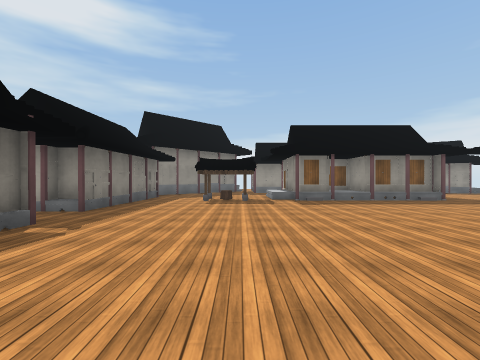
[1] (above)

14 first-person views from a walk through a Unity game level. The camera is 1.5 m above the floor, looks level and sees 90° across. The floor is counted in squares, 2 m on a side. Each view is taken from the middle of a square. On the plan, view 1 faces up. The plan holds only what a view shows up to about 9 squares ahead; the rest is blank. The player is left out. Some animated figures are left out. Surface patterns are stand-ins for the level's own textures.

[2]
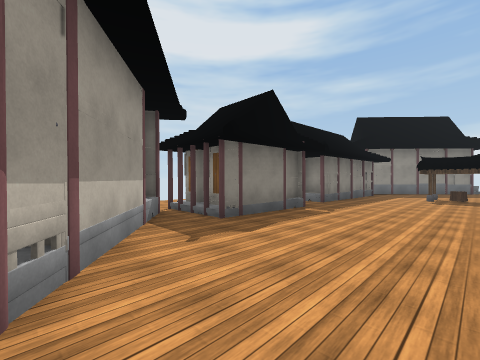

[3]
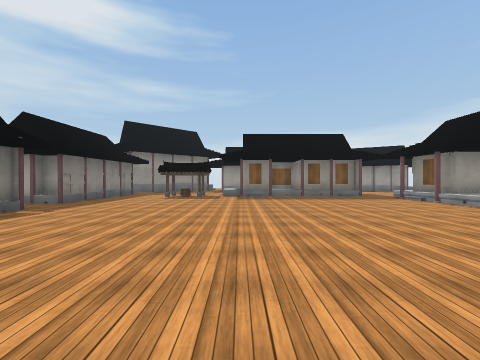

[4]
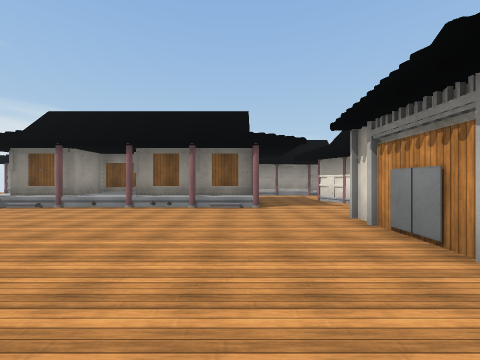

[5]
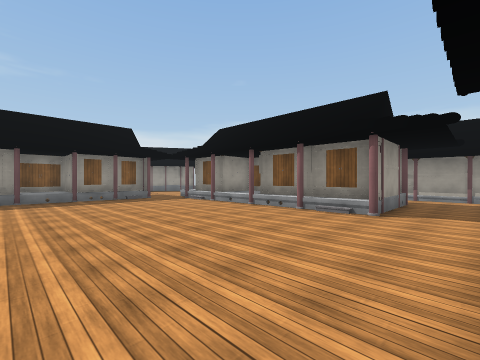

[6]
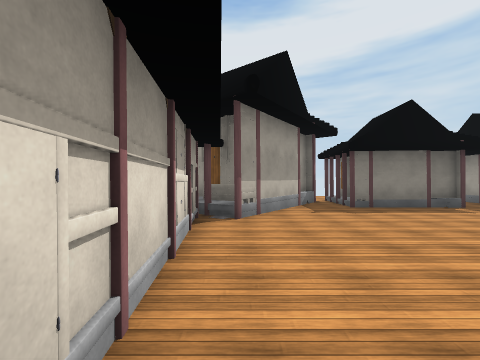

[7]
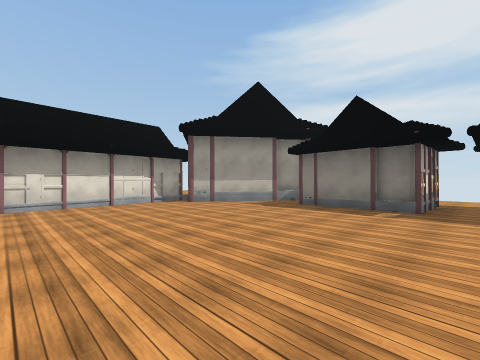

[8]
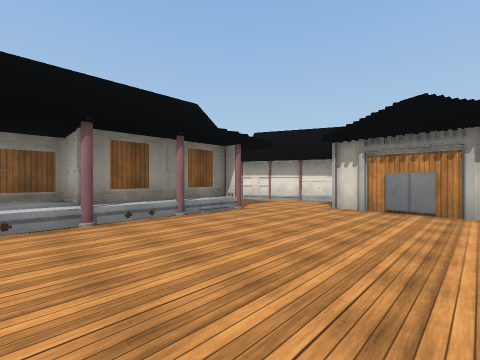

[9]
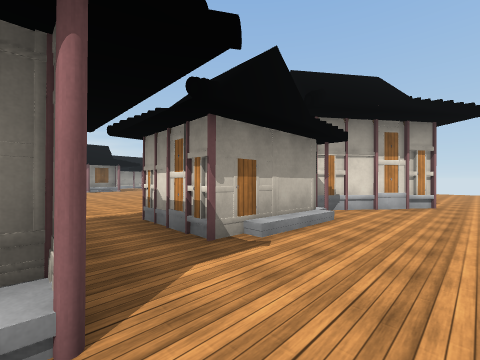

[10]
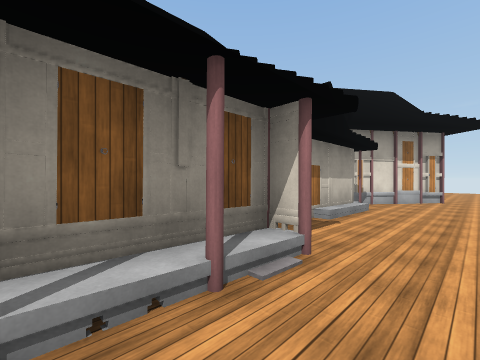

[11]
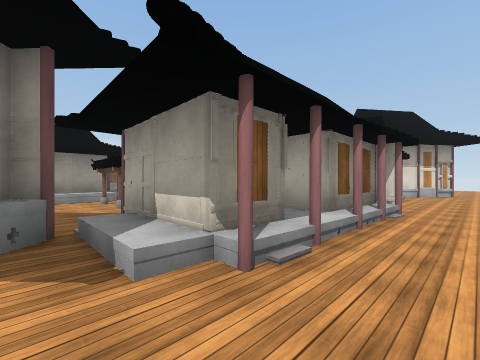

[12]
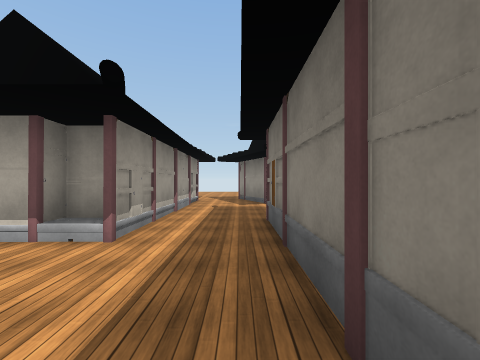

[13]
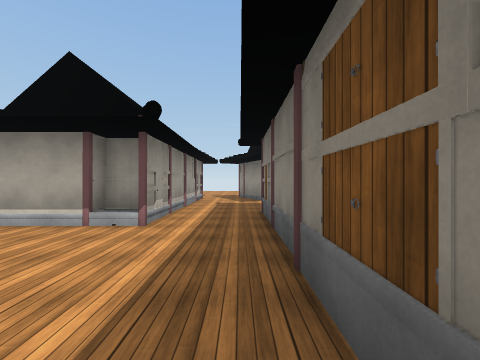

[14]
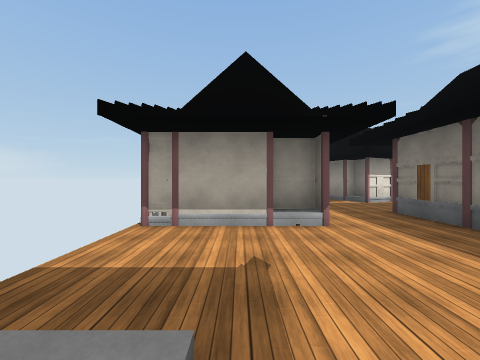

### Floor plan
Key: @ floor where view 1 was taken; # wall or solid block; x gap in a wall; . main floor; : floor 0.5 m higher than the main floor; / step, stairs or slope; ^ raised ledge; S stump; O other object.
Columns run from 8 left of view 1 to 17 right of it. Each row starts with its distance up from view 1.
 12 ....#
 11 .#///.....###
 10 ./###.....# ^^
  9 ./::#..SS.##^x##.
  8 .####............/
  7 .## #............#
  6 ..###............x^#.  /
  5 .................^^#...//
  4 ...OO............x^#.....
  3 ../OO............# #.....
  2 ../OO............# #..####
  1 ...OO............###..#
  0 ...#....@.............#
 -1 ..####......###.......#
 -2 .## ###.....   ....#..#
 -3 ..  ########    ####..#
 -4 ..                 #..
 -5 ..
 -6 ..

Positions as (right, up) in squares from view 1, and headings:
1: (0, 0), facing up
2: (0, -2), facing up-left
3: (2, -2), facing up
4: (2, 1), facing right
5: (3, -1), facing up-right
6: (3, -2), facing left
7: (3, 5), facing down-left
8: (4, 5), facing down-right
9: (-8, 6), facing down-right
10: (-8, 8), facing down-right
11: (-8, 12), facing down-right
12: (12, 5), facing down
13: (12, 6), facing down
14: (15, 6), facing down
